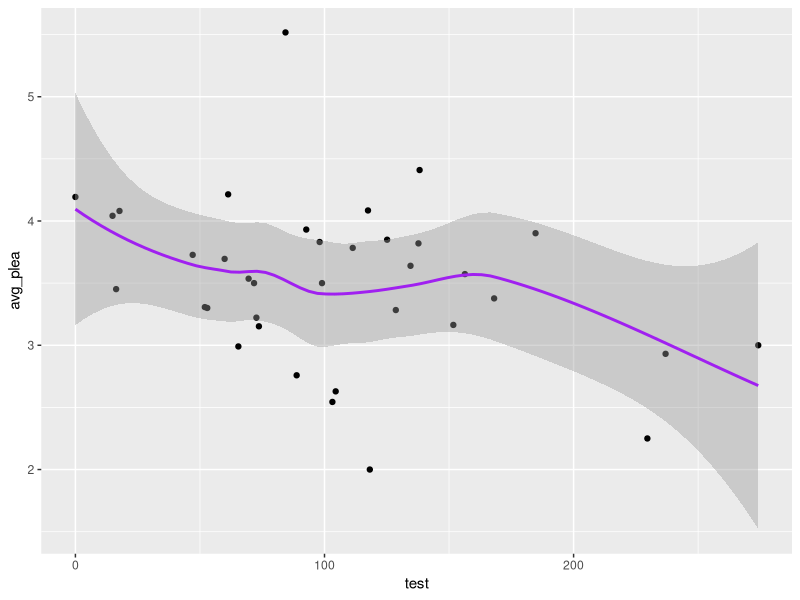
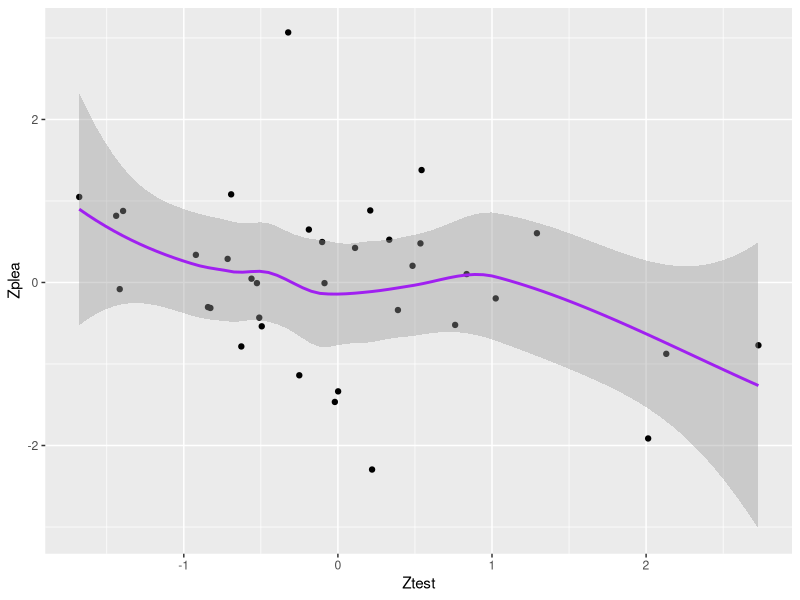
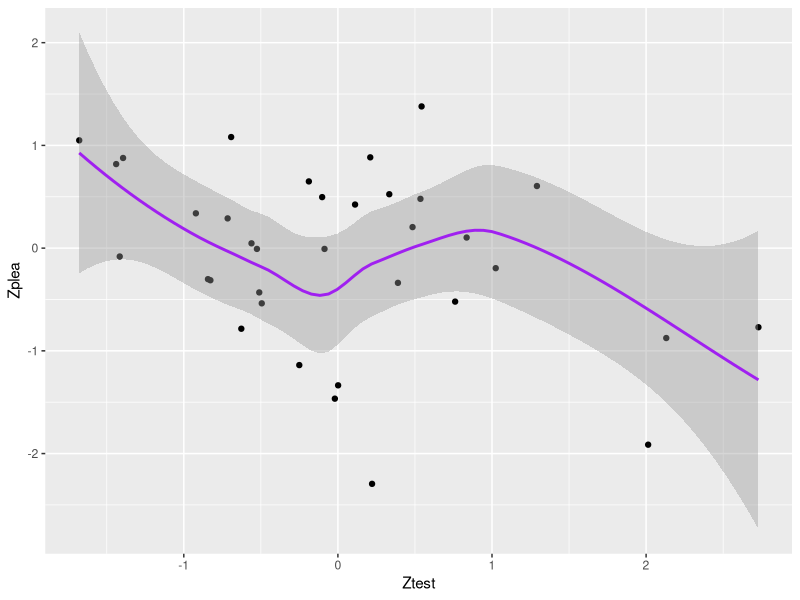
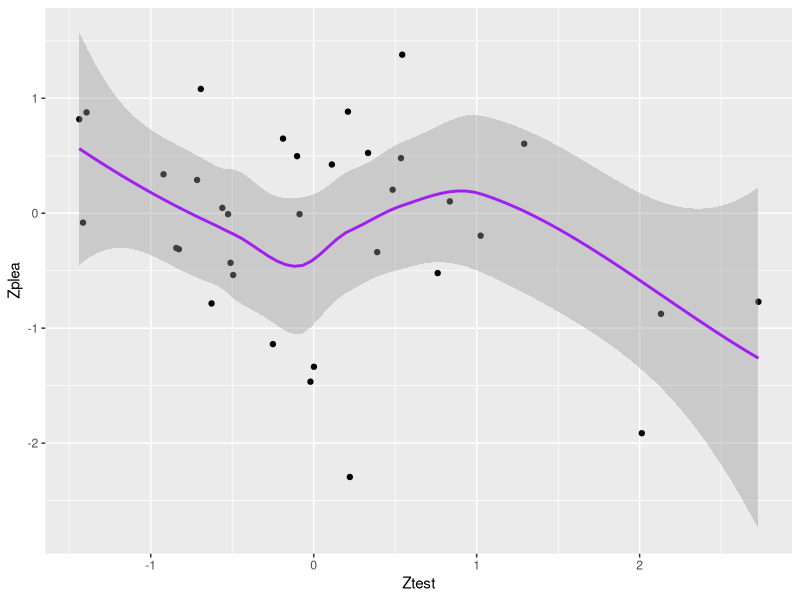
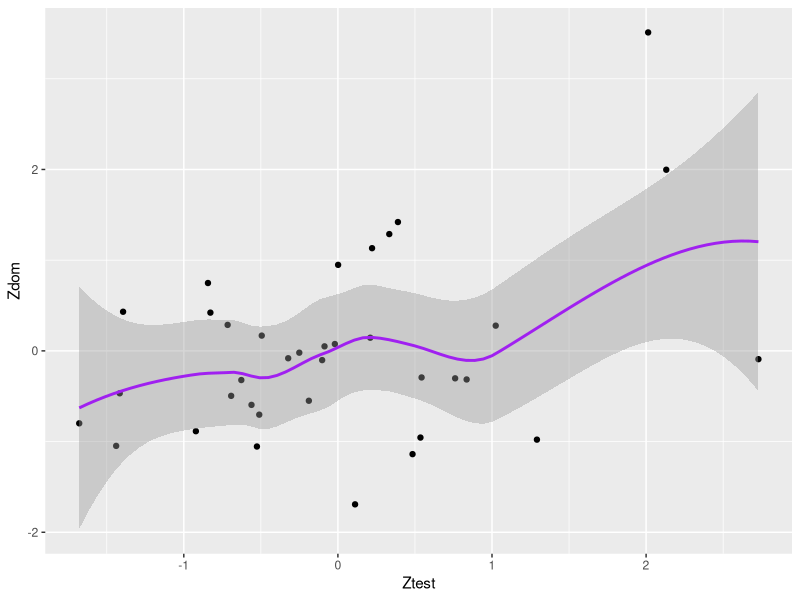
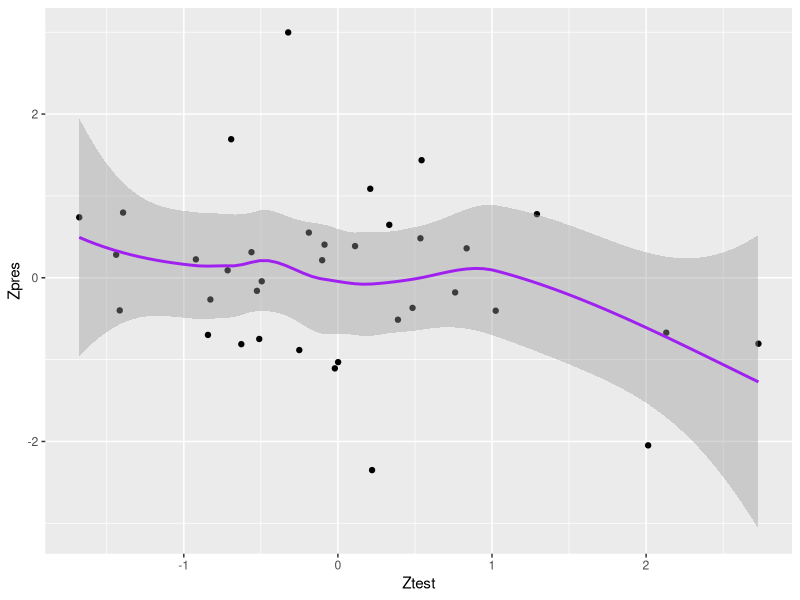
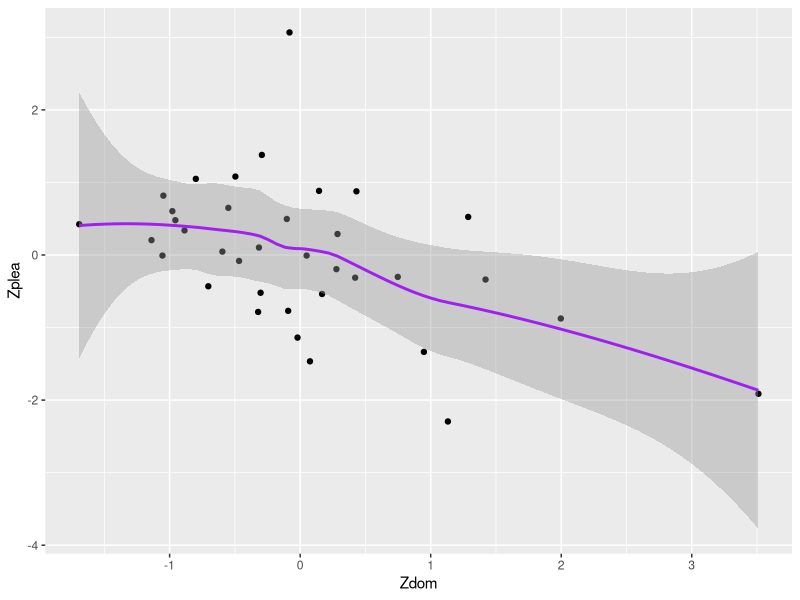
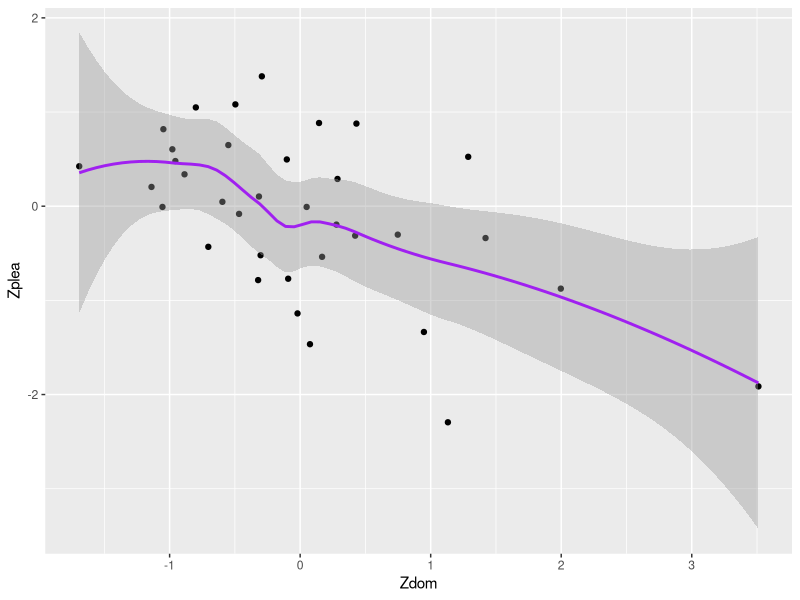

These charts were generated, in order, by the following R code:
## ---- chunk 1
knitr::opts_chunk$set(echo = FALSE, warning = FALSE)
## ---- chunk 2
#First, load some packages!

library(tidyverse)
library(knitr)
library(ggthemes)
library(ggplot2)

#Set working directory & load data
setwd("~/Dropbox/research/Role of Smell in Stress Reduction/dominance communication between men/TStudiesR")

data <- read.csv("t_study1_female.csv", header=TRUE)
## ---- chunk 3
data %>% 
	ggplot(aes(x = test, y = avg_plea)) + 
	geom_point() +
	geom_smooth(color = "purple", lwd = 1, se=TRUE)

cor.test(data$avg_plea, data$test)
## ---- chunk 4
data %>% 
	ggplot(aes(x = Ztest, y = Zplea)) + 
	geom_point() +
	geom_smooth(color = "purple", lwd = 1, se=TRUE)

## ---- chunk 5
data %>% 
	filter (shirt_code != "31") %>% 
	ggplot(aes(x = Ztest, y = Zplea)) + 
	geom_point() +
	geom_smooth(color = "purple", lwd = 1, se=TRUE)

data1 <- filter (data, shirt_code != "31")
cor.test(data1$Zplea, data1$Ztest)
## ---- chunk 6
data %>% 
	filter (shirt_code != "31", shirt_code != "37") %>% 
	ggplot(aes(x = Ztest, y = Zplea)) + 
	geom_point() +
	geom_smooth(color = "purple", lwd = 1, se=TRUE)

data2 <- filter (data, shirt_code != "31", shirt_code != "37")
cor.test(data2$Zplea, data2$Ztest)

## ---- chunk 7
data %>% 
	ggplot(aes(x = Ztest, y = Zdom)) + 
	geom_point() +
	geom_smooth(color = "purple", lwd = 1, se=TRUE)
cor.test(data$Zdom, data$Ztest)

data %>% 
	ggplot(aes(x = Ztest, y = Zpres)) + 
	geom_point() +
	geom_smooth(color = "purple", lwd = 1, se=TRUE)
cor.test(data$Zpres, data$Ztest)
## ---- chunk 8
data %>% 
	ggplot(aes(x = Zdom, y = Zplea)) + 
	geom_point() +
	geom_smooth(color = "purple", lwd = 1, se=TRUE)

cor.test(data$Zplea, data$Zdom)
## ---- chunk 9
data %>% 
	filter (shirt_code != "31") %>% 
	ggplot(aes(x = Zdom, y = Zplea)) + 
	geom_point() +
	geom_smooth(color = "purple", lwd = 1, se=TRUE)

data4 <- filter (data, shirt_code != "31")
cor.test(data4$Zplea, data4$Ztest)
## ---- chunk 10
data %>% 
	ggplot(aes(x = Zplea, y = Zpres)) + 
	geom_point() +
	geom_smooth(color = "purple", lwd = 1, se=TRUE)

cor.test(data$Zplea, data$Zpres)
